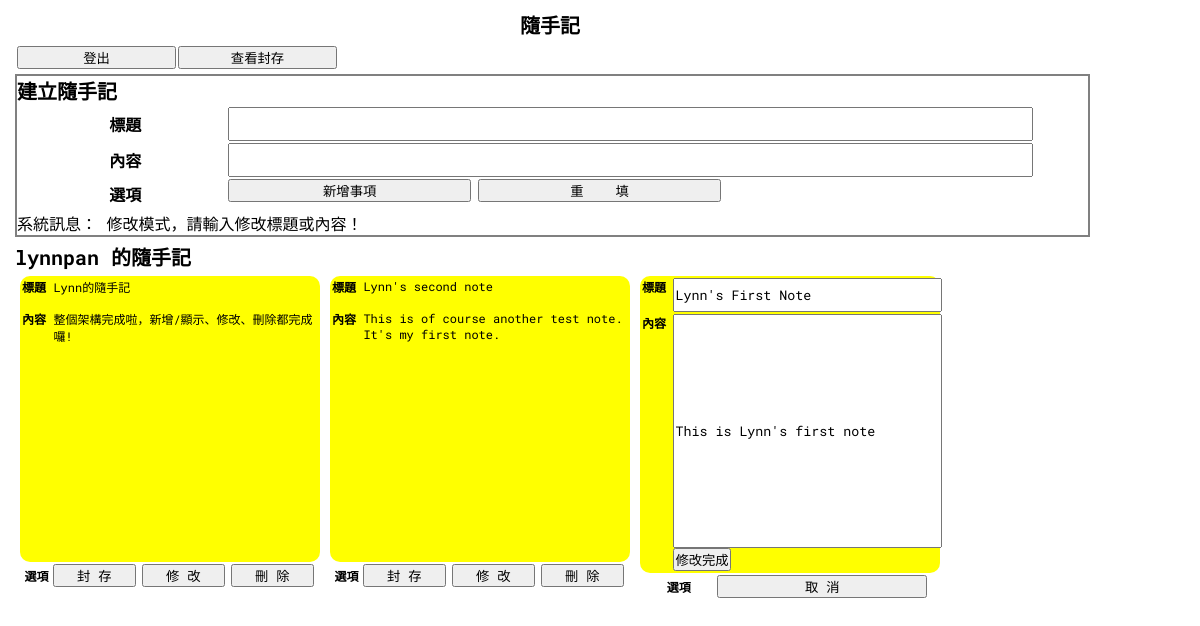
The app's page /edit/1/ (signed in) with its own data.
### notes_app/models.py (models this page shows, shortened)
class Note(models.Model):
    id = models.AutoField(primary_key=True)
    UserID = models.IntegerField(null=True)
    Title = models.CharField(max_length=255, null=False)
    Content = models.CharField(max_length=255, null=False)
    Archived = models.BooleanField(default=False)
    DateOfCreate = models.DateTimeField(auto_now=True)

### notes_app/views.py (the view)
# urls.py: path('edit/<int:id>/', views.edit),
def edit(request, id=None, mode=None):
    if (request.user.id == None):
        return redirect('/login/')
    if (mode == 'save'):
        note = Note.objects.get(id=id)
        note.Title = request.POST['title']
        note.Content = request.POST['content']
        note.save()
        return redirect('/notes')
    else:
        username = request.user.username
        curr_user_id = request.user.id
        notes = Note.objects.filter(UserID=curr_user_id).order_by('-DateOfCreate')
        notes = notes.filter(Archived='False')
        current_id = id
        message = '修改模式，請輸入修改標題或內容！'
        context = {'notes':notes, 'username':username, 'message':message, 'current_id':current_id}
        return render(request, 'edit.html', context)

### templates/edit.html (shortened to what this page needs)
{% extends "base.html" %}
{% block title %}
    {% load static %} <link href="{% static "css/styles.css" %}" rel="stylesheet" type="text/css" />
{% endblock %}
{% block content %}
    <div class="main">
        <h1> 隨手記 </h1>
        <div class = "option-table">
            <table>
                <tr>
                    <td>
                        <form action="/logout">
                            <input type="submit" value="登出" />
                        </form>
                    </td>
                    <td>
                        <form action="/archived">
                            <input type="submit" value="查看封存" />
                        </form>
                    </td>
                </tr>
            </table>
        </div>
        <div class="notes-input">
            <h2> 建立隨手記 </h2>
            <form action="." method="POST" name="form" id="form1">
                <table>
                    <tr class="notes-input-title-row">
                        <th>標題</th>
                        <td><input type="text" name="title" id="input_title" /></td>
                    </tr>
                    <tr class="notes-input-content-row">
                        <th>內容</th>
                        <td><input type="text" name="content" id="input_content" /></td>
                    </tr>
                    <tr class="notes-input-button-row">
                        <th>選項</th>
                        <td>
                            <input type="submit" name="button_new" id="button_new" value="新增事項">
                            <input type="reset" name="button_reset" id="button_reset" value="重    填">
                        </td>
                    </tr>
                </table>
            </form>
            <span> 系統訊息： {{message}} </span>
        </div>
        <div class="show-notes">
            <h2> {{ username }} 的隨手記 </h2>
            {% for note in notes %}
            <div class = "notes-block">
                <table class="notes-block-hover">
                    <form action="save/" method="POST" name="form1" id="form1">
                        <tr class="notes-block-title-row">
                            <th>標題</th>
                            {% if note.id == current_id %}
                            <td> <input type="text" name="title" id="edit_title" value="{{note.Title}}" /> </td>
                            {% else %}
                            <td> {{ note.Title }}</td>
                            {% endif %}
                        </tr>
                        <tr class="notes-block-content-row">
                            <th>內容</th>
                            {% if note.id == current_id %}
                            <td>
                                <input type="text" name="content" id="edit_content" value="{{note.Content}}" />
                                <input type="submit" name="button_edit" id="button_edit" value="修改完成">
                            </td>
                            {% else %}
                            <td> {{ note.Content }}</td>
                            {% endif %}
                        </tr>
                    </form>
                </table>
                <table class="notes-block-option">
                    <tr>
                        {% if note.id == current_id %}
                        <th>選項</th>
                        <td>
                            <form action="/notes/">
                                <input type="submit" value="取 消" />
                            </form>
                        </td>
                        {% else %}
                        <th class="notes-button">選項</th>
                        <td>
                            <form action="/archiving/{{note.id}}/">
                                <input type="submit" value="封 存" />
                            </form>
                        </td>
                        <td>
                            <form action="/edit/{{note.id}}/">
                                <input type="submit" value="修 改" />
                            </form>
                        </td>
                        <td>
                            <form action="/delete/{{note.id}}/">
                                <input type="submit" value="刪 除" />
                            </form>
                        </td>
                        {% endif %}
                    </tr>
                </table>
            </div>
            {% endfor %}
        </div>
    </div>
{% endblock %}

### static/css/styles.css (style rules this page uses)
* { margin: 0; padding: 0; font-family:'Roboto Mono',monospace; }
.main { display: block; width: 1080px; margin-top: 10px; margin-left: 10px; border-radius: 5px; overflow: visible; }
.main h1 { text-align: center; font-size: 20px; }
.main h2 { font-size: 20px; }
.main td { font-size: 12px; }
.option-table { display: block; margin-top: 5px; margin-left: 5px; width: 30%; height: 25px; }
.option-table table { width: 100%; height: 20px; }
.option-table td { width: 50%; height: 20px; }
.option-table input { width: 100%; }
.notes-input { display: block; border: solid gray 2px; margin-top: 5px; margin-left: 5px; }
.notes-input table { margin-left: 5px; width: 95%; height:100px; }
.notes-input th { width: 20%; }
.notes-input td { width: 80%; }
.notes-input-title-row { height: 30px; }
.notes-input-content-row { height: 30px; }
.notes-input-button-row { height: 30px; }
.notes-input-button-row input { width: 30%; }
#input_title { width: 99%; line-height: 30px; }
#input_content { width: 99%; height: 30px; }
.show-notes { display: block; margin-top: 5px; margin-left: 5px; overflow: visible; }
.notes-block { display: block; float: left; margin: 5px; width: 300px; height: 300px; font-size: 12px; }
.notes-block-hover th { width: 10%; }
.notes-block-hover td { width: 90%; }
.notes-block-hover { border-radius: 10px; background-color: yellow; width: 100%; height: 280px; }
.notes-block-title-row { height: 30px; }
#edit_title { width: 100%; line-height: 30px; }
.notes-block-title-row th, td { text-align: left; vertical-align: top; word-wrap: break-word; }
.notes-block-content-row { height: 250px; }
#edit_content { width: 100%; height: 230px; }
.notes-block-content-row th, td { text-align: left; vertical-align: top; word-wrap: break-word; }
.notes-block-option { width: 100%; height: 20px; }
.notes-block-option th { width: 10%; }
.notes-block-option td { width: 30%; }
.notes-block-option input { width: 95%; }

### records on screen
Note: Title "Lynn的隨手記", Content "整個架構完成啦，新增/顯示、修改、刪除都完成囉!"
Note: Title "Lynn's second note", Content "This is of course another test note. It's my first note."
Note: title "Lynn's First Note", content "This is Lynn's first note"

### other values on screen
{{ message }} "修改模式，請輸入修改標題或內容！"
{{ username }} "lynnpan"
